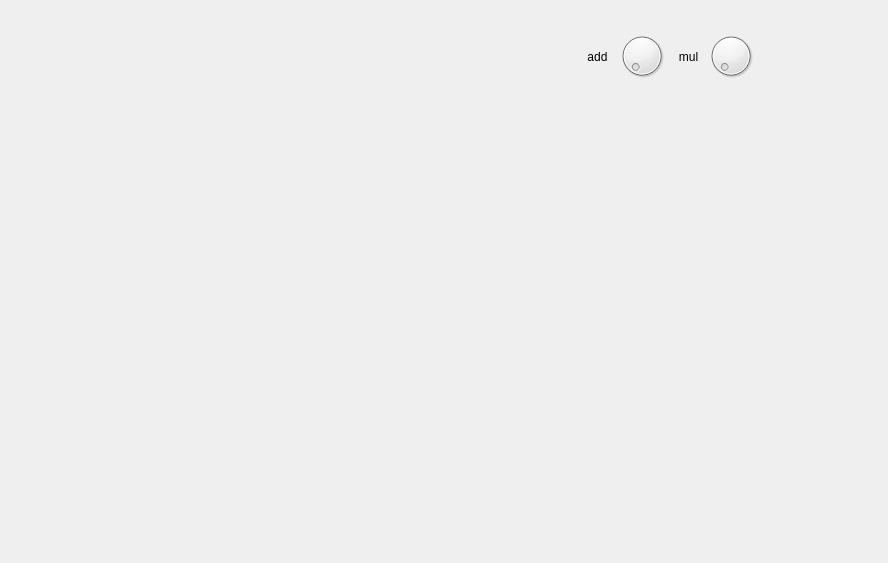
<?xml version="1.0" encoding="UTF-8"?>
<ui version="4.0">
 <class>Form</class>
 <widget class="QWidget" name="Form">
  <property name="geometry">
   <rect>
    <x>0</x>
    <y>0</y>
    <width>888</width>
    <height>563</height>
   </rect>
  </property>
  <property name="windowTitle">
   <string>Form</string>
  </property>
  <layout class="QHBoxLayout" name="horizontalLayout">
   <item>
    <widget class="Canvas" name="canvas" native="true"/>
   </item>
   <item>
    <widget class="QWidget" name="widget" native="true">
     <property name="sizePolicy">
      <sizepolicy hsizetype="Minimum" vsizetype="Minimum">
       <horstretch>0</horstretch>
       <verstretch>0</verstretch>
      </sizepolicy>
     </property>
     <property name="maximumSize">
      <size>
       <width>300</width>
       <height>16777215</height>
      </size>
     </property>
     <widget class="QLabel" name="label">
      <property name="geometry">
       <rect>
        <x>9</x>
        <y>20</y>
        <width>23</width>
        <height>51</height>
       </rect>
      </property>
      <property name="text">
       <string>add</string>
      </property>
      <property name="alignment">
       <set>Qt::AlignCenter</set>
      </property>
     </widget>
     <widget class="QLabel" name="label_2">
      <property name="geometry">
       <rect>
        <x>100</x>
        <y>20</y>
        <width>23</width>
        <height>51</height>
       </rect>
      </property>
      <property name="text">
       <string>mul</string>
      </property>
      <property name="alignment">
       <set>Qt::AlignCenter</set>
      </property>
     </widget>
     <widget class="QDial" name="mulDial">
      <property name="geometry">
       <rect>
        <x>129</x>
        <y>20</y>
        <width>50</width>
        <height>50</height>
       </rect>
      </property>
      <property name="maximumSize">
       <size>
        <width>50</width>
        <height>50</height>
       </size>
      </property>
     </widget>
     <widget class="QDial" name="addDial">
      <property name="geometry">
       <rect>
        <x>40</x>
        <y>20</y>
        <width>50</width>
        <height>50</height>
       </rect>
      </property>
      <property name="maximumSize">
       <size>
        <width>50</width>
        <height>50</height>
       </size>
      </property>
     </widget>
     <widget class="MplWidget" name="figure" native="true">
      <property name="geometry">
       <rect>
        <x>10</x>
        <y>70</y>
        <width>341</width>
        <height>231</height>
       </rect>
      </property>
     </widget>
    </widget>
   </item>
  </layout>
 </widget>
 <customwidgets>
  <customwidget>
   <class>Canvas</class>
   <extends>QWidget</extends>
   <header>ui.canvas</header>
   <container>1</container>
  </customwidget>
  <customwidget>
   <class>MplWidget</class>
   <extends>QWidget</extends>
   <header>ui.mplwidget</header>
   <container>1</container>
  </customwidget>
 </customwidgets>
 <resources/>
 <connections/>
</ui>
